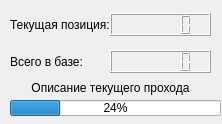
<?xml version="1.0" encoding="UTF-8"?>
<ui version="4.0">
 <class>Importing</class>
 <widget class="QDialog" name="Importing">
  <property name="windowModality">
   <enum>Qt::WindowModal</enum>
  </property>
  <property name="geometry">
   <rect>
    <x>0</x>
    <y>0</y>
    <width>222</width>
    <height>124</height>
   </rect>
  </property>
  <property name="contextMenuPolicy">
   <enum>Qt::NoContextMenu</enum>
  </property>
  <property name="windowTitle">
   <string>Импортирование</string>
  </property>
  <property name="modal">
   <bool>true</bool>
  </property>
  <widget class="QLabel" name="lblCurNumber">
   <property name="geometry">
    <rect>
     <x>10</x>
     <y>17</y>
     <width>101</width>
     <height>16</height>
    </rect>
   </property>
   <property name="text">
    <string>Текущая позиция:</string>
   </property>
  </widget>
  <widget class="QLCDNumber" name="lcdCurNumber">
   <property name="geometry">
    <rect>
     <x>110</x>
     <y>13</y>
     <width>101</width>
     <height>23</height>
    </rect>
   </property>
   <property name="frameShape">
    <enum>QFrame::Box</enum>
   </property>
   <property name="frameShadow">
    <enum>QFrame::Raised</enum>
   </property>
   <property name="smallDecimalPoint">
    <bool>false</bool>
   </property>
   <property name="numDigits">
    <number>6</number>
   </property>
   <property name="segmentStyle">
    <enum>QLCDNumber::Filled</enum>
   </property>
   <property name="intValue" stdset="0">
    <number>0</number>
   </property>
  </widget>
  <widget class="QLabel" name="lblAmountNumber">
   <property name="geometry">
    <rect>
     <x>10</x>
     <y>54</y>
     <width>101</width>
     <height>16</height>
    </rect>
   </property>
   <property name="text">
    <string>Всего в базе:</string>
   </property>
  </widget>
  <widget class="QLCDNumber" name="lcdAmountNumber">
   <property name="geometry">
    <rect>
     <x>110</x>
     <y>50</y>
     <width>101</width>
     <height>23</height>
    </rect>
   </property>
   <property name="frameShape">
    <enum>QFrame::Box</enum>
   </property>
   <property name="frameShadow">
    <enum>QFrame::Raised</enum>
   </property>
   <property name="smallDecimalPoint">
    <bool>false</bool>
   </property>
   <property name="numDigits">
    <number>6</number>
   </property>
   <property name="segmentStyle">
    <enum>QLCDNumber::Filled</enum>
   </property>
   <property name="intValue" stdset="0">
    <number>0</number>
   </property>
  </widget>
  <widget class="QProgressBar" name="pbProgress">
   <property name="geometry">
    <rect>
     <x>10</x>
     <y>100</y>
     <width>211</width>
     <height>16</height>
    </rect>
   </property>
   <property name="value">
    <number>24</number>
   </property>
  </widget>
  <widget class="QLabel" name="lblPassDescription">
   <property name="geometry">
    <rect>
     <x>20</x>
     <y>80</y>
     <width>181</width>
     <height>16</height>
    </rect>
   </property>
   <property name="text">
    <string>Описание текущего прохода</string>
   </property>
   <property name="alignment">
    <set>Qt::AlignCenter</set>
   </property>
  </widget>
 </widget>
 <resources/>
 <connections/>
</ui>
